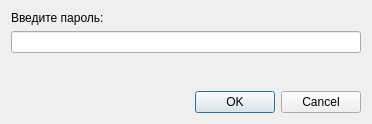
<?xml version="1.0" encoding="UTF-8"?>
<ui version="4.0">
 <class>DialogPasswordEnter</class>
 <widget class="QDialog" name="DialogPasswordEnter">
  <property name="geometry">
   <rect>
    <x>0</x>
    <y>0</y>
    <width>372</width>
    <height>124</height>
   </rect>
  </property>
  <property name="maximumSize">
   <size>
    <width>372</width>
    <height>139</height>
   </size>
  </property>
  <property name="windowTitle">
   <string>Ввод пароля</string>
  </property>
  <layout class="QVBoxLayout" name="verticalLayout">
   <item>
    <widget class="QLabel" name="label">
     <property name="text">
      <string>Введите пароль:</string>
     </property>
    </widget>
   </item>
   <item>
    <widget class="QLineEdit" name="lePswd">
     <property name="echoMode">
      <enum>QLineEdit::Password</enum>
     </property>
    </widget>
   </item>
   <item>
    <spacer name="verticalSpacer">
     <property name="orientation">
      <enum>Qt::Vertical</enum>
     </property>
     <property name="sizeHint" stdset="0">
      <size>
       <width>20</width>
       <height>40</height>
      </size>
     </property>
    </spacer>
   </item>
   <item>
    <widget class="QDialogButtonBox" name="buttonBox">
     <property name="orientation">
      <enum>Qt::Horizontal</enum>
     </property>
     <property name="standardButtons">
      <set>QDialogButtonBox::Cancel|QDialogButtonBox::Ok</set>
     </property>
    </widget>
   </item>
  </layout>
 </widget>
 <resources/>
 <connections>
  <connection>
   <sender>buttonBox</sender>
   <signal>accepted()</signal>
   <receiver>DialogPasswordEnter</receiver>
   <slot>accept()</slot>
   <hints>
    <hint type="sourcelabel">
     <x>248</x>
     <y>254</y>
    </hint>
    <hint type="destinationlabel">
     <x>157</x>
     <y>274</y>
    </hint>
   </hints>
  </connection>
  <connection>
   <sender>buttonBox</sender>
   <signal>rejected()</signal>
   <receiver>DialogPasswordEnter</receiver>
   <slot>reject()</slot>
   <hints>
    <hint type="sourcelabel">
     <x>316</x>
     <y>260</y>
    </hint>
    <hint type="destinationlabel">
     <x>286</x>
     <y>274</y>
    </hint>
   </hints>
  </connection>
 </connections>
</ui>
